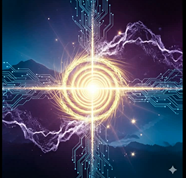
#> input picture KSOM_Things/KSOM_Diffusion/ksom_diffusion/lowres.bmp, 186 x 178 px
$ python __main__.py --image lowres.bmp
#> lines starting #> are read from the running program, lines starting #| are printed output that depends on the picture
### KSOM_Things/KSOM_Diffusion/ksom_diffusion/features.py
"""Feature extraction helpers for SOM-guided diffusion experiments."""

from __future__ import annotations

from pathlib import Path
from typing import Tuple

import numpy as np
from PIL import Image

Array = np.ndarray


def load_image(path: Path) -> Array:
    """Load an image as an RGB float32 array in [0, 1]."""
    image = Image.open(path).convert("RGB")
    return np.asarray(image, dtype=np.float32) / 255.0


# [10 lines left out: function generate_demo_image, not called in this run]


def extract_color_position_features(image: Array) -> Array:
    """Flatten RGB pixels and append normalized XY coordinates."""
    if image.ndim != 3 or image.shape[2] != 3:
        raise ValueError("Expected image shaped (H, W, 3)")
    height, width, _ = image.shape
    y_coords, x_coords = np.indices((height, width), dtype=np.float32)
    x_norm = (x_coords / max(width - 1, 1)).reshape(-1, 1)
    y_norm = (y_coords / max(height - 1, 1)).reshape(-1, 1)
    rgb = image.reshape(-1, 3)
    return np.concatenate([rgb, x_norm, y_norm], axis=1)


# [4 lines left out: function save_image, not called in this run]

### KSOM_Things/KSOM_Diffusion/ksom_diffusion/som.py
"""Simple numpy Self-Organizing Map implementation for experimentation."""

from __future__ import annotations

from dataclasses import dataclass
from typing import Dict, Tuple

import numpy as np

Array = np.ndarray


@dataclass
class TrainingStats:
    epochs: int
    updates: int
    initial_error: float
    final_error: float


class SelfOrganizingMap:
    """Lightweight SOM supporting rectangular grids."""

    def __init__(
        self,
        height: int,
        width: int,
        feature_dim: int,
        learning_rate: float = 0.6,
        sigma: float | None = None,
        seed: int | None = None,
    ) -> None:
        if height <= 0 or width <= 0:
            raise ValueError("Grid dimensions must be positive")
        self.height = height
        self.width = width
        self.feature_dim = feature_dim
        self.initial_learning_rate = learning_rate
        self.initial_sigma = sigma or max(height, width) / 2.0
        self.rng = np.random.default_rng(seed)
        self.weights = self.rng.random((height, width, feature_dim), dtype=np.float32)
        self._grid_y, self._grid_x = np.indices((height, width), dtype=np.float32)

    def train(self, data: Array, epochs: int = 1, verbose: bool = False) -> TrainingStats:
        if data.ndim != 2 or data.shape[1] != self.feature_dim:
            raise ValueError("Data must be shaped (N, feature_dim)")
        total_updates = 0
        initial_error = self.quantization_error(data)
        for epoch in range(epochs):
            lr = self._decay(self.initial_learning_rate, epoch, epochs)
            sigma = self._decay(self.initial_sigma, epoch, epochs)
            order = self.rng.permutation(data.shape[0])
            for idx in order:
                self._update(data[idx], lr, sigma)
                total_updates += 1
            if verbose:
                current_error = self.quantization_error(data)
                print(f"epoch={epoch+1}/{epochs} lr={lr:.3f} sigma={sigma:.3f} qe={current_error:.4f}")
        final_error = self.quantization_error(data)
        return TrainingStats(epochs=epochs, updates=total_updates, initial_error=initial_error, final_error=final_error)

    def quantization_error(self, data: Array) -> float:
        errors = []
        for vector in data:
            _, dist = self.best_matching_unit(vector)
            errors.append(dist)
        return float(np.mean(errors)) if errors else 0.0

    def best_matching_unit(self, vector: Array) -> Tuple[Tuple[int, int], float]:
        diff = self.weights - vector.reshape(1, 1, -1)
        dist_sq = np.sum(diff * diff, axis=2)
        flat_index = int(np.argmin(dist_sq))
        y, x = divmod(flat_index, self.width)
        return (y, x), float(np.sqrt(dist_sq[y, x]))

    def _update(self, vector: Array, learning_rate: float, sigma: float) -> None:
        (bmu_y, bmu_x), _ = self.best_matching_unit(vector)
        distance_sq = (self._grid_y - bmu_y) ** 2 + (self._grid_x - bmu_x) ** 2
        influence = np.exp(-distance_sq / (2.0 * sigma * sigma))
        influence = influence[..., None]
        delta = vector.reshape(1, 1, -1) - self.weights
        self.weights += learning_rate * influence * delta

    @staticmethod
    def _decay(initial: float, epoch: int, total_epochs: int) -> float:
        remaining = max(total_epochs - 1, 1)
        fraction = epoch / remaining
        return initial * (1.0 - 0.9 * fraction)

    # [9 lines left out: function snapshot, not called in this run]

### KSOM_Things/KSOM_Diffusion/ksom_diffusion/impression.py
"""Utilities that translate SOM weights into impression maps."""

from __future__ import annotations

from pathlib import Path
from typing import Tuple

import numpy as np
from PIL import Image

Array = np.ndarray


def weights_to_impression(weights: Array, target_shape: Tuple[int, int] | None = None) -> Array:
    """Return an RGB float image derived from SOM weights."""
    if weights.ndim != 3 or weights.shape[2] < 3:
        raise ValueError("Weights must be shaped (H, W, >=3)")
    rgb = np.clip(weights[..., :3], 0.0, 1.0)
    image = Image.fromarray((rgb * 255.0).astype(np.uint8), mode="RGB")
    if target_shape:
        height, width = target_shape
        image = image.resize((width, height), resample=Image.BILINEAR)
    return np.asarray(image, dtype=np.float32) / 255.0


def save_impression(weights: Array, path: Path, target_shape: Tuple[int, int] | None = None) -> None:
    array = weights_to_impression(weights, target_shape)
    Image.fromarray((array * 255.0).astype(np.uint8), mode="RGB").save(path)

### KSOM_Things/KSOM_Diffusion/ksom_diffusion/cli.py
"""Command-line glue for the KSOM diffusion prototype."""

from __future__ import annotations

import argparse
import json
import time
from pathlib import Path

import numpy as np

from .features import extract_color_position_features, generate_demo_image, load_image
from .impression import save_impression
from .som import SelfOrganizingMap


def build_parser() -> argparse.ArgumentParser:
    parser = argparse.ArgumentParser(description="Train a SOM impression map from an image.")
    parser.add_argument("--image", type=Path, help="Path to an input image (PNG/JPG).")
    parser.add_argument("--demo", action="store_true", help="Ignore --image and use a generated gradient.")
    parser.add_argument("--grid", nargs=2, type=int, metavar=("H", "W"), default=(16, 16), help="SOM grid height/width.")
    parser.add_argument("--epochs", type=int, default=2, help="Number of training epochs.")
    parser.add_argument("--output-dir", type=Path, default=Path("outputs"), help="Directory for artifacts.")
    parser.add_argument("--save-brain", type=Path, help="Optional JSON brain snapshot path.")
    parser.add_argument("--seed", type=int, default=None, help="RNG seed for reproducibility.")
    parser.add_argument("--verbose", action="store_true", help="Print per-epoch stats.")
    return parser


def main(args: list[str] | None = None) -> None:
    parser = build_parser()
    parsed = parser.parse_args(args)

    if not parsed.demo and not parsed.image:
        parser.error("Provide --image or --demo")

    if parsed.demo:
        image = generate_demo_image()
        image_path = Path("demo-gradient")
    else:
        image_path = parsed.image
        if not image_path.exists():
            parser.error(f"Image not found: {image_path}")
        image = load_image(image_path)
#> in load_image, image is the input picture: PIL image 186x178 RGB; mean R, G, B 73.2, 77, 101.2

    features = extract_color_position_features(image)
    som = SelfOrganizingMap(
        height=parsed.grid[0],
        width=parsed.grid[1],
        feature_dim=features.shape[1],
        seed=parsed.seed,
    )

    parsed.output_dir.mkdir(parents=True, exist_ok=True)
    impression_path = parsed.output_dir / f"{image_path.stem}_impression.png"

    start = time.time()
    stats = som.train(features, epochs=parsed.epochs, verbose=parsed.verbose)
#> the loop in quantization_error, `for vector in data:` made 33108 passes
#> (vector, flat_index in best_matching_unit, y in best_matching_unit, x in best_matching_unit, dist) on passes 1 to 3: ([0, 0, 0, 0, 0], 11, 0, 11, 0.58), ([0, 0.00392, 0.0118, 0.00541, 0], 11, 0, 11, 0.573), ([0, 0.0902, 0.145, 0.0108, 0], 213, 13, 5, 0.489)
#> after the loop in quantization_error, `for vector in data:`: errors = 33108 items
#> in train, `initial_error = self.quantization_error(data)`: initial_error = 0.245
#> the loop in train, `for epoch in range(epochs):` made 2 passes
#> the loop in quantization_error (call 2), `for vector in data:` made 33108 passes
#> vector on passes 1 to 3: [0, 0, 0, 0, 0], [0, 0.00392, 0.0118, 0.00541, 0], [0, 0.0902, 0.145, 0.0108, 0]
    elapsed = time.time() - start

    save_impression(som.weights, impression_path, target_shape=image.shape[:2])
#> in weights_to_impression, `image = Image.fromarray((rgb * 255.0).astype(np.uint8), mode="RGB")`:
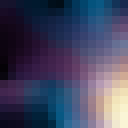
#> image: PIL image 16x16 RGB (shown 8 times larger); mean R, G, B 68.1, 70.1, 96.8
#> in weights_to_impression, `image = image.resize((width, height), resample=Image.BILINEAR)`:
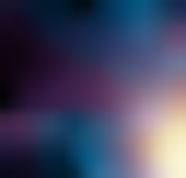
#> image: PIL image 186x178 RGB; mean R, G, B 68.1, 70.1, 96.8

    if parsed.save_brain:
        brain_path = parsed.save_brain
        brain_data = {
            "image": str(image_path),
            "features": features.shape[0],
            "grid": [parsed.grid[0], parsed.grid[1]],
            "training": stats.__dict__,
            "snapshot": som.snapshot(),
        }
        brain_path.parent.mkdir(parents=True, exist_ok=True)
        brain_path.write_text(json.dumps(brain_data, indent=2))

    summary = (
        f"samples={features.shape[0]} grid={parsed.grid[0]}x{parsed.grid[1]} "
        f"epochs={parsed.epochs} qe={stats.final_error:.4f} time={elapsed:.2f}s"
    )
    print(summary)
#| samples=33108 grid=16x16 epochs=2 qe=0.0817 time=7.92s


# [2 lines that do not run on import are left out]

### KSOM_Things/KSOM_Diffusion/ksom_diffusion/__main__.py
"""Module entry point supporting both `-m` and direct execution."""

from __future__ import annotations

import importlib
import sys
from pathlib import Path


def _resolve_main():
    if __package__ in (None, ""):
        package_root = Path(__file__).resolve().parent.parent
        if str(package_root) not in sys.path:
            sys.path.insert(0, str(package_root))
        return importlib.import_module("ksom_diffusion.cli").main
    from .cli import main as package_main

    return package_main


if __name__ == "__main__":
    main = _resolve_main()
    main()
